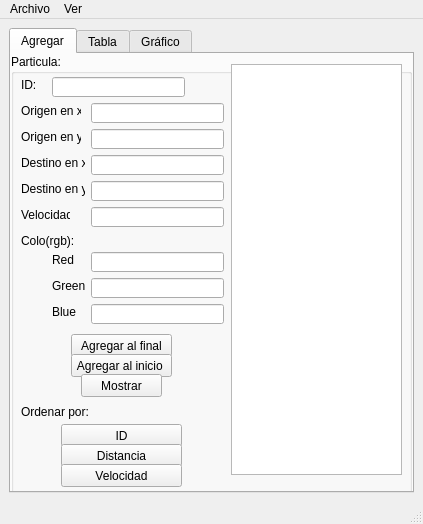
<?xml version="1.0" encoding="UTF-8"?>
<ui version="4.0">
 <class>MainWindow</class>
 <widget class="QMainWindow" name="MainWindow">
  <property name="geometry">
   <rect>
    <x>0</x>
    <y>0</y>
    <width>423</width>
    <height>524</height>
   </rect>
  </property>
  <property name="windowTitle">
   <string>MainWindow</string>
  </property>
  <widget class="QWidget" name="centralwidget">
   <layout class="QGridLayout" name="gridLayout">
    <item row="0" column="0">
     <widget class="QTabWidget" name="tabWidget">
      <property name="currentIndex">
       <number>0</number>
      </property>
      <widget class="QWidget" name="tab">
       <attribute name="title">
        <string>Agregar</string>
       </attribute>
       <widget class="QGroupBox" name="groupBox">
        <property name="geometry">
         <rect>
          <x>0</x>
          <y>0</y>
          <width>401</width>
          <height>441</height>
         </rect>
        </property>
        <property name="title">
         <string>Particula:</string>
        </property>
        <widget class="QLabel" name="label_7">
         <property name="geometry">
          <rect>
           <x>10</x>
           <y>179</y>
           <width>53</width>
           <height>16</height>
          </rect>
         </property>
         <property name="text">
          <string>Colo(rgb):</string>
         </property>
        </widget>
        <widget class="QLineEdit" name="velocidad_lineEdit">
         <property name="geometry">
          <rect>
           <x>80</x>
           <y>153</y>
           <width>133</width>
           <height>20</height>
          </rect>
         </property>
        </widget>
        <widget class="QLabel" name="label_5">
         <property name="geometry">
          <rect>
           <x>10</x>
           <y>127</y>
           <width>64</width>
           <height>16</height>
          </rect>
         </property>
         <property name="text">
          <string>Destino en y:</string>
         </property>
        </widget>
        <widget class="QLineEdit" name="blue_lineEdit">
         <property name="geometry">
          <rect>
           <x>80</x>
           <y>250</y>
           <width>133</width>
           <height>20</height>
          </rect>
         </property>
        </widget>
        <widget class="QLabel" name="label_2">
         <property name="geometry">
          <rect>
           <x>10</x>
           <y>49</y>
           <width>60</width>
           <height>16</height>
          </rect>
         </property>
         <property name="text">
          <string>Origen en x:</string>
         </property>
        </widget>
        <widget class="QLabel" name="label_8">
         <property name="geometry">
          <rect>
           <x>41</x>
           <y>198</y>
           <width>23</width>
           <height>16</height>
          </rect>
         </property>
         <property name="text">
          <string>Red:</string>
         </property>
        </widget>
        <widget class="QLabel" name="label_6">
         <property name="geometry">
          <rect>
           <x>10</x>
           <y>153</y>
           <width>49</width>
           <height>16</height>
          </rect>
         </property>
         <property name="text">
          <string>Velocidad:</string>
         </property>
        </widget>
        <widget class="QLineEdit" name="origeny_lineEdit">
         <property name="geometry">
          <rect>
           <x>80</x>
           <y>75</y>
           <width>133</width>
           <height>20</height>
          </rect>
         </property>
        </widget>
        <widget class="QLabel" name="label_10">
         <property name="geometry">
          <rect>
           <x>41</x>
           <y>250</y>
           <width>24</width>
           <height>16</height>
          </rect>
         </property>
         <property name="text">
          <string>Blue:</string>
         </property>
        </widget>
        <widget class="QLabel" name="label_4">
         <property name="geometry">
          <rect>
           <x>10</x>
           <y>101</y>
           <width>64</width>
           <height>16</height>
          </rect>
         </property>
         <property name="text">
          <string>Destino en x:</string>
         </property>
        </widget>
        <widget class="QLineEdit" name="destinox_lineEdit">
         <property name="geometry">
          <rect>
           <x>80</x>
           <y>101</y>
           <width>133</width>
           <height>20</height>
          </rect>
         </property>
        </widget>
        <widget class="QLineEdit" name="origenx_lineEdit">
         <property name="geometry">
          <rect>
           <x>80</x>
           <y>49</y>
           <width>133</width>
           <height>20</height>
          </rect>
         </property>
        </widget>
        <widget class="QLineEdit" name="id_lineEdit">
         <property name="geometry">
          <rect>
           <x>41</x>
           <y>23</y>
           <width>133</width>
           <height>20</height>
          </rect>
         </property>
        </widget>
        <widget class="QLabel" name="label_3">
         <property name="geometry">
          <rect>
           <x>10</x>
           <y>75</y>
           <width>60</width>
           <height>16</height>
          </rect>
         </property>
         <property name="text">
          <string>Origen en y:</string>
         </property>
        </widget>
        <widget class="QLabel" name="label">
         <property name="geometry">
          <rect>
           <x>10</x>
           <y>23</y>
           <width>16</width>
           <height>16</height>
          </rect>
         </property>
         <property name="text">
          <string>ID:</string>
         </property>
        </widget>
        <widget class="QLineEdit" name="destinoy_lineEdit">
         <property name="geometry">
          <rect>
           <x>80</x>
           <y>127</y>
           <width>133</width>
           <height>20</height>
          </rect>
         </property>
        </widget>
        <widget class="QLineEdit" name="green_lineEdit">
         <property name="geometry">
          <rect>
           <x>80</x>
           <y>224</y>
           <width>133</width>
           <height>20</height>
          </rect>
         </property>
        </widget>
        <widget class="QLineEdit" name="red_lineEdit">
         <property name="geometry">
          <rect>
           <x>80</x>
           <y>198</y>
           <width>133</width>
           <height>20</height>
          </rect>
         </property>
        </widget>
        <widget class="QLabel" name="label_9">
         <property name="geometry">
          <rect>
           <x>41</x>
           <y>224</y>
           <width>33</width>
           <height>16</height>
          </rect>
         </property>
         <property name="text">
          <string>Green:</string>
         </property>
        </widget>
        <widget class="QPushButton" name="agregar_final_pushButton">
         <property name="geometry">
          <rect>
           <x>60</x>
           <y>280</y>
           <width>101</width>
           <height>23</height>
          </rect>
         </property>
         <property name="text">
          <string>Agregar al final</string>
         </property>
        </widget>
        <widget class="QPushButton" name="agregar_inicio_pushButton">
         <property name="geometry">
          <rect>
           <x>60</x>
           <y>300</y>
           <width>101</width>
           <height>23</height>
          </rect>
         </property>
         <property name="text">
          <string>Agregar al inicio </string>
         </property>
        </widget>
        <widget class="QPushButton" name="mostrar_pushButton">
         <property name="geometry">
          <rect>
           <x>70</x>
           <y>320</y>
           <width>81</width>
           <height>23</height>
          </rect>
         </property>
         <property name="text">
          <string>Mostrar</string>
         </property>
        </widget>
        <widget class="QPlainTextEdit" name="salida">
         <property name="geometry">
          <rect>
           <x>220</x>
           <y>10</y>
           <width>171</width>
           <height>411</height>
          </rect>
         </property>
        </widget>
        <widget class="QPushButton" name="ordenar_id_pushButton">
         <property name="geometry">
          <rect>
           <x>50</x>
           <y>370</y>
           <width>121</width>
           <height>23</height>
          </rect>
         </property>
         <property name="text">
          <string>ID</string>
         </property>
        </widget>
        <widget class="QPushButton" name="ordenar_distancia_pushButton">
         <property name="geometry">
          <rect>
           <x>50</x>
           <y>390</y>
           <width>121</width>
           <height>23</height>
          </rect>
         </property>
         <property name="text">
          <string>Distancia</string>
         </property>
        </widget>
        <widget class="QPushButton" name="ordenar_velocidad_pushButton">
         <property name="geometry">
          <rect>
           <x>50</x>
           <y>410</y>
           <width>121</width>
           <height>23</height>
          </rect>
         </property>
         <property name="text">
          <string>Velocidad</string>
         </property>
        </widget>
        <widget class="QLabel" name="label_11">
         <property name="geometry">
          <rect>
           <x>10</x>
           <y>350</y>
           <width>71</width>
           <height>16</height>
          </rect>
         </property>
         <property name="text">
          <string>Ordenar por:</string>
         </property>
        </widget>
       </widget>
      </widget>
      <widget class="QWidget" name="tab_2">
       <attribute name="title">
        <string>Tabla</string>
       </attribute>
       <layout class="QGridLayout" name="gridLayout_2">
        <item row="0" column="0" colspan="3">
         <widget class="QTableWidget" name="tabla"/>
        </item>
        <item row="1" column="0">
         <widget class="QLineEdit" name="buscar_lineEdit">
          <property name="placeholderText">
           <string>ID de particula</string>
          </property>
         </widget>
        </item>
        <item row="1" column="1">
         <widget class="QPushButton" name="buscar_pushButton">
          <property name="text">
           <string>Buscar</string>
          </property>
         </widget>
        </item>
        <item row="1" column="2">
         <widget class="QPushButton" name="mostrar_tabla_pushButton">
          <property name="text">
           <string>Mostrar</string>
          </property>
         </widget>
        </item>
       </layout>
      </widget>
      <widget class="QWidget" name="tab_3">
       <attribute name="title">
        <string>Gráfico</string>
       </attribute>
       <layout class="QGridLayout" name="gridLayout_3">
        <item row="0" column="0" colspan="2">
         <widget class="QGraphicsView" name="graphicsView"/>
        </item>
        <item row="1" column="0">
         <widget class="QPushButton" name="dibujar_pushButton">
          <property name="text">
           <string>Dibujar</string>
          </property>
         </widget>
        </item>
        <item row="1" column="1">
         <widget class="QPushButton" name="limpiar_pushButton">
          <property name="text">
           <string>Limpiar</string>
          </property>
         </widget>
        </item>
       </layout>
      </widget>
     </widget>
    </item>
   </layout>
  </widget>
  <widget class="QStatusBar" name="statusbar"/>
  <widget class="QMenuBar" name="menubar">
   <property name="geometry">
    <rect>
     <x>0</x>
     <y>0</y>
     <width>423</width>
     <height>21</height>
    </rect>
   </property>
   <widget class="QMenu" name="menuArchivo">
    <property name="title">
     <string>Archivo</string>
    </property>
    <addaction name="actionAbrir"/>
    <addaction name="actionGuardar"/>
   </widget>
   <widget class="QMenu" name="menuVer">
    <property name="title">
     <string>Ver</string>
    </property>
    <addaction name="actionGrafo"/>
    <addaction name="action_busqueda"/>
   </widget>
   <addaction name="menuArchivo"/>
   <addaction name="menuVer"/>
  </widget>
  <action name="actionAbrir">
   <property name="text">
    <string>Abrir</string>
   </property>
   <property name="shortcut">
    <string>Ctrl+O</string>
   </property>
  </action>
  <action name="actionGuardar">
   <property name="text">
    <string>Guardar</string>
   </property>
   <property name="shortcut">
    <string>Ctrl+S</string>
   </property>
  </action>
  <action name="actionGrafo">
   <property name="text">
    <string>Grafo</string>
   </property>
   <property name="shortcut">
    <string>Ctrl+G</string>
   </property>
  </action>
  <action name="action_busqueda">
   <property name="text">
    <string>Recorrido</string>
   </property>
  </action>
  <action name="action_amplitud">
   <property name="text">
    <string>Recorrido en amplitud</string>
   </property>
  </action>
 </widget>
 <resources/>
 <connections/>
</ui>
